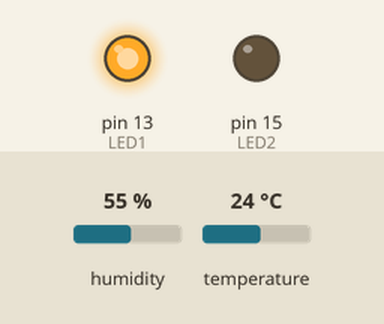
A sketch run on a simulated Arduino Uno, built with avr-gcc and run on an emulated ATmega328P. Parts: output pins drawn as LEDs (lit = HIGH). Inputs (shaded band) come from the test bench; at power-on: temperature 24 °C, humidity 55 %.

Above: at 2.8 s.
2.9 s: temperature set to 28 °C
At 5.1 s:
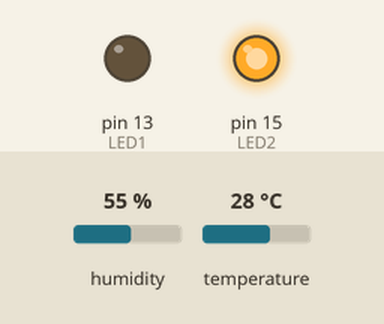
5.6 s: temperature set to 12 °C
At 7.5 s:
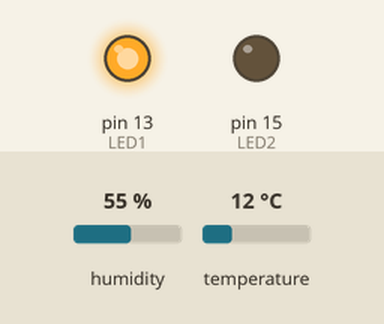
8.3 s: temperature set to 33 °C
At 11.0 s:
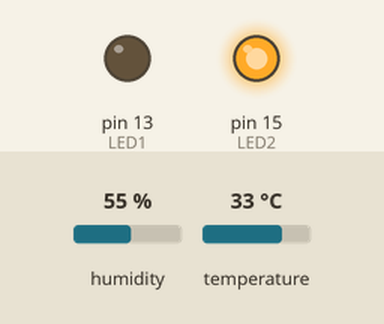
Timing chart, 0 to 12.5 s (numbered marks = the images above; inputs shaded):
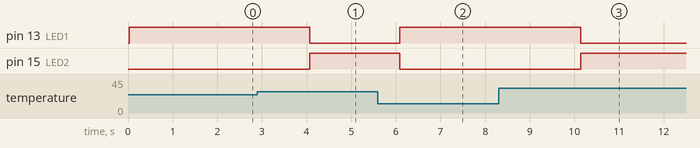

The sketch:

laps7.ino
```cpp
#include "DHT.h"
#define DHTPIN 2
#define DHTTYPE DHT11
int LED1 = 13;  //D7
int LED2 = 15;  //D8
DHT dht(DHTPIN, DHTTYPE);
void setup() {
  pinMode(LED1, OUTPUT);
  pinMode(LED2, OUTPUT);
  dht.begin();
}
void loop()
 {
  float t = dht.readTemperature();
  if (t>26)
  {
    digitalWrite(LED2, HIGH);
    digitalWrite(LED1, LOW);
  }
  else
  {
    digitalWrite(LED1, HIGH);
    digitalWrite(LED2, LOW);
  }
}
```

Source omitted: ogo_bmp.cpp.cpp (data table, 6418 bytes)

Measured:
- the behaviour switches between 26 and 27 °C on temperature (found by bisection; images 0 and 1)
- after the input at 2.9 s, pin 13 (LED1): HIGH → LOW after 1.2 s; pin 15 (LED2): LOW → HIGH after 1.2 s
- after the input at 5.6 s, pin 13 (LED1): LOW → HIGH after 0.49 s; pin 15 (LED2): HIGH → LOW after 0.49 s
- after the input at 8.3 s, pin 13 (LED1): HIGH → LOW after 1.8 s; pin 15 (LED2): LOW → HIGH after 1.8 s
